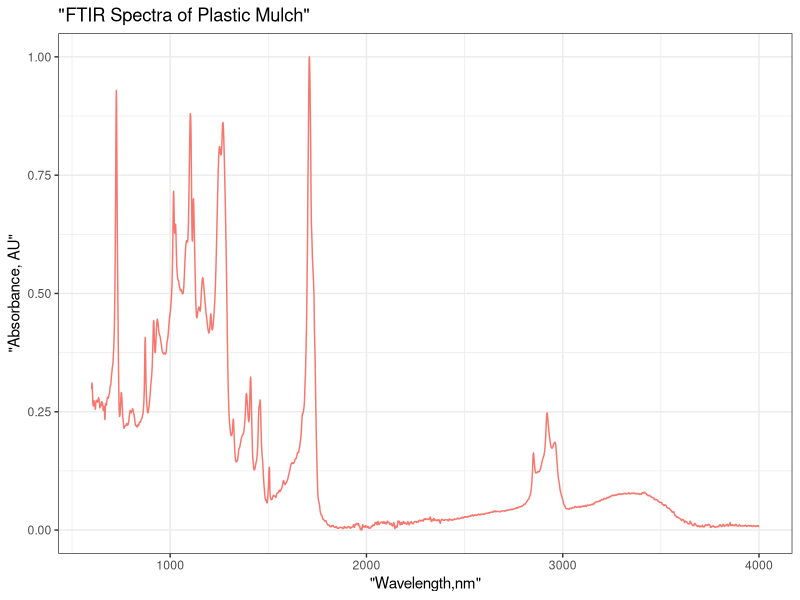
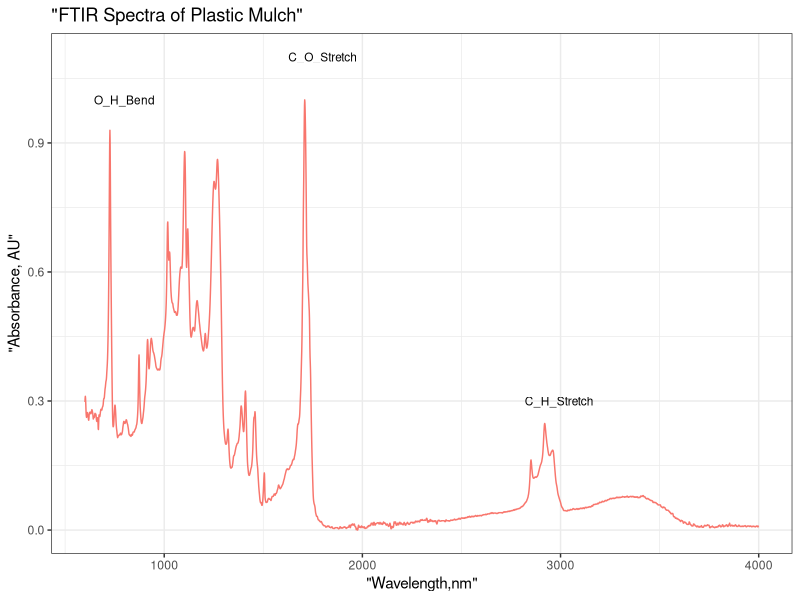

Here is the R script that generated these plots, in order:
## ---- chunk 1
mulch_plot <- read.csv("TN_BIOAGRI_204_Normalize.csv")
## ---- chunk 2
library(dplyr)
library(ggplot2)
library(knitr)
library(tibble)
library(dplyr)
library(reshape2)
library(magrittr)
## ---- chunk 3
raw_a <- as.data.frame(mulch_plot)
knitr::kable(head(raw_a))
## ---- chunk 4
normalize_add_rowmeans <- function(x) {
  for (i in 1:ncol(x)) {
        x[,i] <- (x[,i]- min(x[,i], na.rm = TRUE)) / (max(x[,i],na.rm = TRUE)-min(x[,i], na.rm = TRUE))
      }
      x <- cbind(x,row.means = rowMeans(x)) 
      x <-  add_column(x, Wavelength = 4000:600)
} 
a <- as.data.frame(normalize_add_rowmeans(mulch_plot))
knitr::kable(head(a))
## ---- chunk 5
a <- as.data.frame(normalize_add_rowmeans(mulch_plot))
## ---- chunk 6
plot_abs <- function(df, df_x, df_y, xname,yname,title) {
    df <- ggplot(df) + geom_line(aes(df_x,df_y, colour = "red")) +
      xlab(deparse(substitute(xname))) + #user can assign a name on the x-axis label
      ylab(deparse(substitute(yname))) + #user can assign a name on the y-axis label
      ggtitle(deparse(substitute(title))) + #user can assign a plot title 
      theme_bw() + theme(legend.position = "none") 
      df
    print(df)} 
## ---- chunk 7
plot_abs(a,a$Wavelength,a$C_38SAMPLE,xname = "Wavelength,nm", 
                   yname = "Absorbance, AU", title = "FTIR Spectra of Plastic Mulch") 
## ---- chunk 8
plot_abs_compounds <- function(df, df_x, df_y, xname,yname, title)
{
    df <- ggplot(df) + 
    geom_line(aes(df_x,df_y, colour = "red")) +
    xlab(deparse(substitute(xname))) + #user can assign a name on the x-axis label
    ylab(deparse(substitute(yname))) + #user can assign a name on the y-axis label
    ggtitle(deparse(substitute(title))) + #user can assign a plot title 
    theme_bw() + theme(legend.position = "none") 
    df <- df +
    annotate("text", x= 1800, y=1.1, label="C_O_Stretch", size =3.0) 
    df <- df +   
    annotate("text", x = 800, y = 1.0, label="O_H_Bend", size =3.0)
    df <- df + 
    annotate("text", x= 2994, y=0.3, label="C_H_Stretch", size =3.0)
    df
    print(df)}
## ---- chunk 9
plot_abs_compounds(a,a$Wavelength,a$C_38SAMPLE,xname = "Wavelength,nm", 
                   yname = "Absorbance, AU", title = "FTIR Spectra of Plastic Mulch") 
